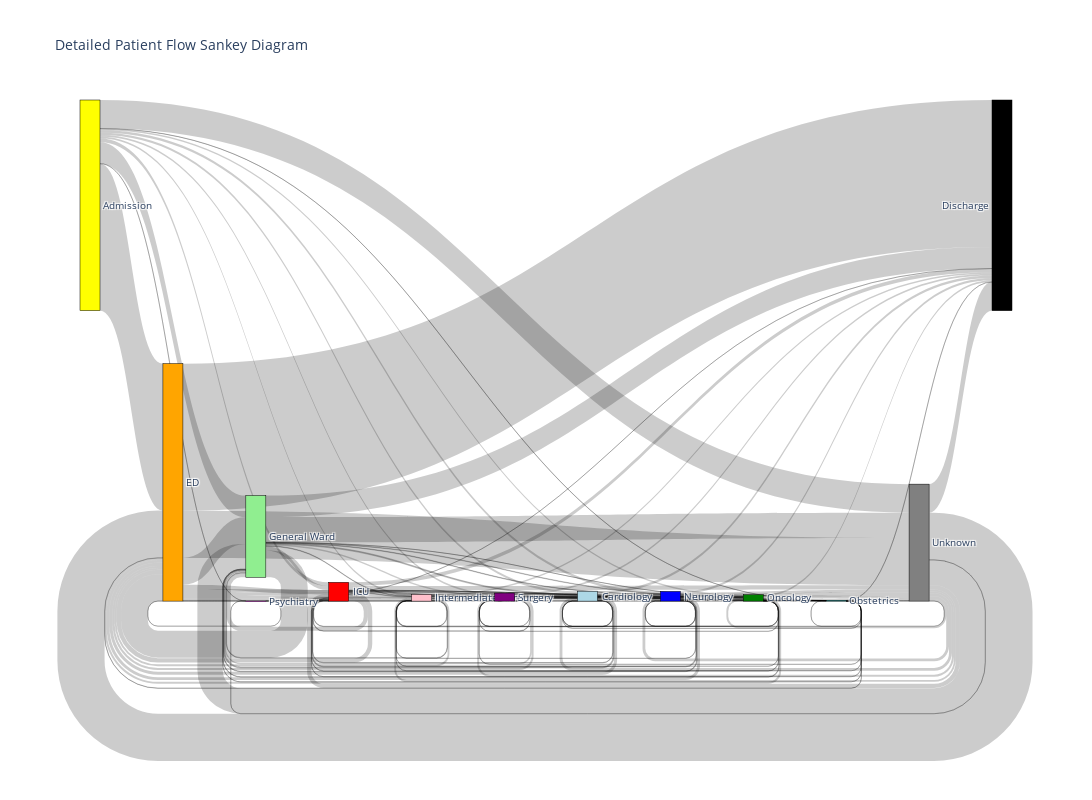

The notebook cell this image was saved under:
### Markdown cell above
### 4.4.4 Create Detailed Sankey Diagram

### Code cell
def calculate_flows(df, stages, prev_col, curr_col, next_col):
    flows = {}
    for source in stages:
        for target in stages:
            if source == target:
                continue
            if source == 'Admission':
                count = df[(df[prev_col] == 'Admission') & (df[curr_col] == target)]['stay_id'].nunique()
            elif target == 'Discharge':
                count = df[(df[curr_col] == source) & (df[next_col].isna())]['stay_id'].nunique()
            else:
                count = df[(df[curr_col] == source) & (df[next_col] == target)]['stay_id'].nunique()
            if count > 0:
                flows[(source, target)] = count
    return flows

def calculate_node_sizes(flows, stages):
    node_sizes = defaultdict(int)
    for (source, target), value in flows.items():
        node_sizes[source] += value
        node_sizes[target] += value
    node_sizes_list = [node_sizes.get(stage, 0) for stage in stages]
    return node_sizes_list

def create_detailed_sankey_diagram(df):
    # Define stages and colors
    stages = ['Admission', 'ED', 'General Ward', 'ICU', 'Intermediate Care', 'Surgery', 'Cardiology', 'Neurology', 'Oncology', 'Obstetrics', 'Psychiatry', 'Unknown', 'Discharge']
    color_scheme = {'Admission': 'yellow', 'ED': 'orange', 'General Ward': 'lightgreen', 
                    'ICU': 'red', 'Intermediate Care': 'pink', 'Surgery': 'purple', 
                    'Cardiology': 'lightblue', 'Neurology': 'blue', 'Oncology': 'green', 
                    'Obstetrics': 'cyan', 'Psychiatry': 'magenta', 'Unknown': 'gray', 
                    'Discharge': 'black'}

    flows = calculate_flows(df, stages, 'prev_careunit_detailed', 'careunit_category_detailed', 'next_careunit_detailed')
    node_sizes = calculate_node_sizes(flows, stages)

    fig = go.Figure(data=[go.Sankey(
        node=dict(
            pad=15,
            thickness=20,
            line=dict(color="black", width=0.5),
            label=stages,
            color=[color_scheme[stage] for stage in stages],
            customdata=node_sizes,
            hovertemplate='%{label}<br>Patients: %{customdata}<extra></extra>'
        ),
        link=dict(
            source=[stages.index(s) for s, _ in flows.keys()],
            target=[stages.index(t) for _, t in flows.keys()],
            value=list(flows.values()),
            customdata=list(flows.values()),
            hovertemplate='%{source.label} → %{target.label}<br>Patients: %{value}<extra></extra>'
        )
    )])

    fig.update_layout(
        title_text="Detailed Patient Flow Sankey Diagram",
        font_size=10,
        autosize=False,
        width=1200,
        height=800
    )
    fig.show()

# Create the detailed Sankey diagram
create_detailed_sankey_diagram(merged_df)

### Figure 1 — Plotly figure (JSON) as saved in the notebook; plotly's stock layout.template omitted (floating-point values rounded to 4 significant figures)
{"data": [{"link": {"customdata": [296526, 43371, 7413, 3417, 3421, 4937, 4739, 3326, 318, 106, 57513, 54100, 8880, 3777, 4069, 6058, 5762, 4026, 427, 116, 95353, 296585, 54152, 8315, 1041, 2852, 2008, 1015, 930, 51, 50968, 43440, 8884, 8334, 812, 919, 763, 1413, 684, 16, 8652, 7409, 3792, 1050, 800, 262, 184, 594, 13, 2, 3731, 3272, 4153, 2774, 918, 297, 331, 312, 81, 20, 3984, 3390, 6149, 1997, 762, 179, 313, 42, 30, 2, 5710, 4898, 5763, 1050, 1512, 585, 317, 36, 66, 4, 5468, 4822, 3993, 909, 714, 14, 94, 26, 71, 2, 3887, 3243, 427, 58, 17, 2, 10, 5, 2, 411, 336, 114, 118, 95, 95239, 51205, 8641, 3622, 3995, 5732, 5665, 3845, 410, 104, 57597], "hovertemplate": "%{source.label} → %{target.label}<br>Patients: %{value}<extra></extra>", "source": [0, 0, 0, 0, 0, 0, 0, 0, 0, 0, 0, 1, 1, 1, 1, 1, 1, 1, 1, 1, 1, 1, 2, 2, 2, 2, 2, 2, 2, 2, 2, 2, 3, 3, 3, 3, 3, 3, 3, 3, 3, 3, 4, 4, 4, 4, 4, 4, 4, 4, 4, 4, 5, 5, 5, 5, 5, 5, 5, 5, 5, 5, 6, 6, 6, 6, 6, 6, 6, 6, 6, 6, 7, 7, 7, 7, 7, 7, 7, 7, 7, 7, 8, 8, 8, 8, 8, 8, 8, 8, 8, 8, 9, 9, 9, 9, 9, 9, 9, 9, 9, 10, 10, 10, 11, 11, 11, 11, 11, 11, 11, 11, 11, 11, 11], "target": [1, 2, 3, 4, 5, 6, 7, 8, 9, 10, 11, 2, 3, 4, 5, 6, 7, 8, 9, 10, 11, 12, 1, 3, 4, 5, 6, 7, 8, 9, 11, 12, 1, 2, 4, 5, 6, 7, 8, 9, 11, 12, 1, 2, 3, 5, 6, 7, 8, 9, 11, 12, 1, 2, 3, 4, 6, 7, 8, 9, 11, 12, 1, 2, 3, 4, 5, 7, 8, 9, 11, 12, 1, 2, 3, 4, 5, 6, 8, 9, 11, 12, 1, 2, 3, 4, 5, 6, 7, 9, 11, 12, 1, 2, 3, 4, 5, 6, 7, 11, 12, 1, 11, 12, 1, 2, 3, 4, 5, 6, 7, 8, 9, 10, 12], "value": [296526, 43371, 7413, 3417, 3421, 4937, 4739, 3326, 318, 106, 57513, 54100, 8880, 3777, 4069, 6058, 5762, 4026, 427, 116, 95353, 296585, 54152, 8315, 1041, 2852, 2008, 1015, 930, 51, 50968, 43440, 8884, 8334, 812, 919, 763, 1413, 684, 16, 8652, 7409, 3792, 1050, 800, 262, 184, 594, 13, 2, 3731, 3272, 4153, 2774, 918, 297, 331, 312, 81, 20, 3984, 3390, 6149, 1997, 762, 179, 313, 42, 30, 2, 5710, 4898, 5763, 1050, 1512, 585, 317, 36, 66, 4, 5468, 4822, 3993, 909, 714, 14, 94, 26, 71, 2, 3887, 3243, 427, 58, 17, 2, 10, 5, 2, 411, 336, 114, 118, 95, 95239, 51205, 8641, 3622, 3995, 5732, 5665, 3845, 410, 104, 57597]}, "node": {"color": ["yellow", "orange", "lightgreen", "red", "pink", "purple", "lightblue", "blue", "green", "cyan", "magenta", "gray", "black"], "customdata": [425087, 958345, 329620, 75858, 27446, 32512, 40162, 39238, 25954, 2520, 653, 471850, 425087], "hovertemplate": "%{label}<br>Patients: %{customdata}<extra></extra>", "label": ["Admission", "ED", "General Ward", "ICU", "Intermediate Care", "Surgery", "Cardiology", "Neurology", "Oncology", "Obstetrics", "Psychiatry", "Unknown", "Discharge"], "line": {"color": "black", "width": 0.5}, "pad": 15, "thickness": 20}, "type": "sankey"}], "layout": {"autosize": false, "font": {"size": 10}, "height": 800, "title": {"text": "Detailed Patient Flow Sankey Diagram"}, "width": 1200}}
